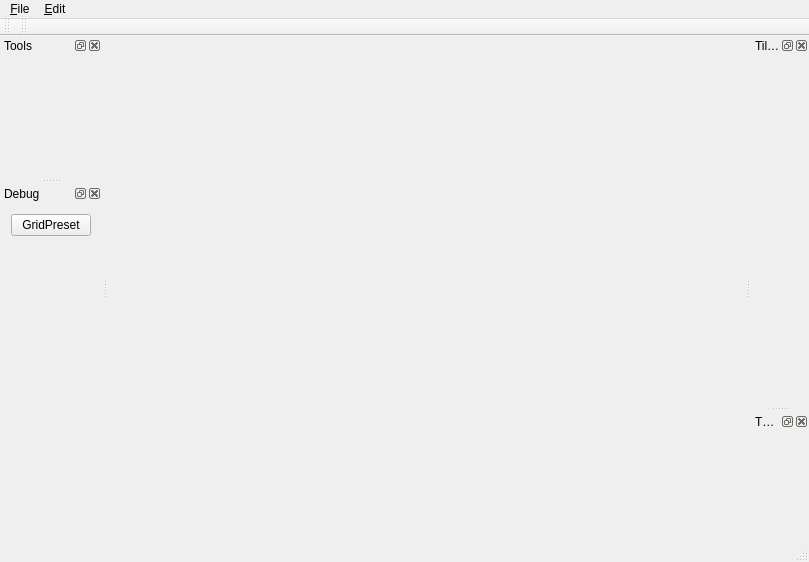
<?xml version="1.0" encoding="UTF-8"?>
<ui version="4.0">
 <class>EditorClass</class>
 <widget class="QMainWindow" name="EditorClass">
  <property name="geometry">
   <rect>
    <x>0</x>
    <y>0</y>
    <width>809</width>
    <height>562</height>
   </rect>
  </property>
  <property name="windowTitle">
   <string>Editor</string>
  </property>
  <widget class="QWidget" name="centralWidget">
   <layout class="QVBoxLayout" name="verticalLayout"/>
  </widget>
  <widget class="QMenuBar" name="menuBar">
   <property name="geometry">
    <rect>
     <x>0</x>
     <y>0</y>
     <width>809</width>
     <height>21</height>
    </rect>
   </property>
   <widget class="QMenu" name="menu_File">
    <property name="title">
     <string>&amp;File</string>
    </property>
    <addaction name="actionNew"/>
    <addaction name="actionOpen"/>
    <addaction name="separator"/>
    <addaction name="actionSave"/>
    <addaction name="actionSave_As"/>
    <addaction name="separator"/>
    <addaction name="actionClose"/>
   </widget>
   <widget class="QMenu" name="menu_Edit">
    <property name="title">
     <string>&amp;Edit</string>
    </property>
   </widget>
   <addaction name="menu_File"/>
   <addaction name="menu_Edit"/>
  </widget>
  <widget class="QToolBar" name="mainToolBar">
   <attribute name="toolBarArea">
    <enum>TopToolBarArea</enum>
   </attribute>
   <attribute name="toolBarBreak">
    <bool>false</bool>
   </attribute>
  </widget>
  <widget class="QStatusBar" name="statusBar"/>
  <widget class="QDockWidget" name="dockTools">
   <property name="windowTitle">
    <string>Tools</string>
   </property>
   <attribute name="dockWidgetArea">
    <number>1</number>
   </attribute>
   <widget class="QWidget" name="dockWidgetContents">
    <layout class="QVBoxLayout" name="verticalLayout_2"/>
   </widget>
  </widget>
  <widget class="QToolBar" name="toolBar">
   <property name="windowTitle">
    <string>toolBar</string>
   </property>
   <attribute name="toolBarArea">
    <enum>TopToolBarArea</enum>
   </attribute>
   <attribute name="toolBarBreak">
    <bool>false</bool>
   </attribute>
  </widget>
  <widget class="QDockWidget" name="dockTileset">
   <property name="windowTitle">
    <string>Tileset</string>
   </property>
   <attribute name="dockWidgetArea">
    <number>2</number>
   </attribute>
   <widget class="QWidget" name="dockWidgetContents_2">
    <layout class="QVBoxLayout" name="verticalLayout_4">
     <item>
      <widget class="QLabel" name="labelTileset">
       <property name="text">
        <string/>
       </property>
      </widget>
     </item>
    </layout>
   </widget>
  </widget>
  <widget class="QDockWidget" name="dockRadar">
   <property name="windowTitle">
    <string>Thumbnail</string>
   </property>
   <attribute name="dockWidgetArea">
    <number>2</number>
   </attribute>
   <widget class="QWidget" name="dockWidgetContents_3"/>
  </widget>
  <widget class="QDockWidget" name="dockDebug">
   <property name="windowTitle">
    <string>Debug</string>
   </property>
   <attribute name="dockWidgetArea">
    <number>1</number>
   </attribute>
   <widget class="QWidget" name="dockWidgetContents_4">
    <layout class="QVBoxLayout" name="verticalLayout_3">
     <item>
      <widget class="QPushButton" name="changeGridPreset">
       <property name="text">
        <string>GridPreset</string>
       </property>
      </widget>
     </item>
     <item>
      <spacer name="verticalSpacer_3">
       <property name="orientation">
        <enum>Qt::Vertical</enum>
       </property>
       <property name="sizeHint" stdset="0">
        <size>
         <width>20</width>
         <height>40</height>
        </size>
       </property>
      </spacer>
     </item>
    </layout>
   </widget>
  </widget>
  <action name="actionNew">
   <property name="text">
    <string>New</string>
   </property>
   <property name="shortcut">
    <string>Ctrl+N</string>
   </property>
  </action>
  <action name="actionOpen">
   <property name="text">
    <string>Open...</string>
   </property>
   <property name="shortcut">
    <string>Ctrl+O</string>
   </property>
  </action>
  <action name="actionSave">
   <property name="text">
    <string>Save</string>
   </property>
   <property name="shortcut">
    <string>Ctrl+S</string>
   </property>
  </action>
  <action name="actionSave_As">
   <property name="text">
    <string>Save As...</string>
   </property>
  </action>
  <action name="actionClose">
   <property name="text">
    <string>Close</string>
   </property>
   <property name="shortcut">
    <string>Ctrl+W</string>
   </property>
  </action>
 </widget>
 <layoutdefault spacing="6" margin="11"/>
 <resources>
  <include location="res/editor.qrc"/>
 </resources>
 <connections/>
</ui>
